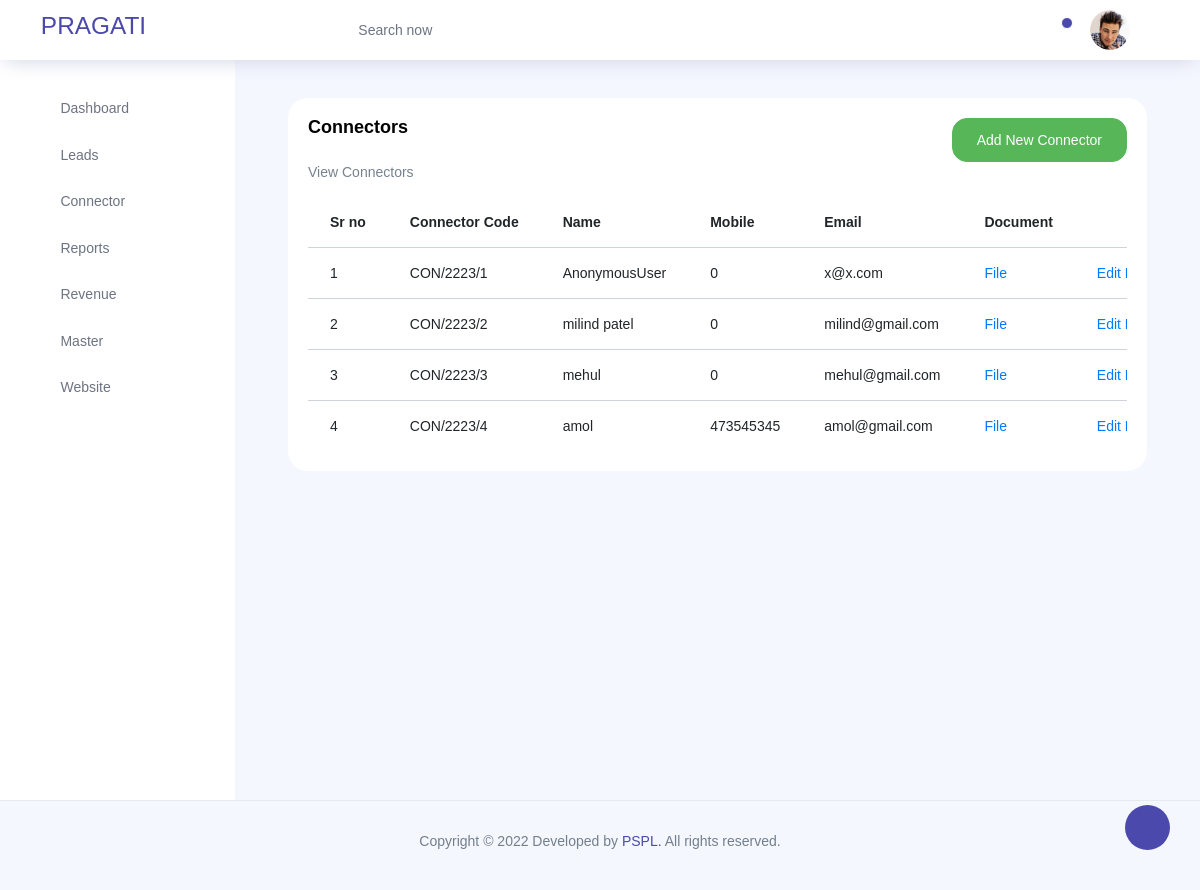
The page /lead/lead/view_con_reg on the database as committed earlier.
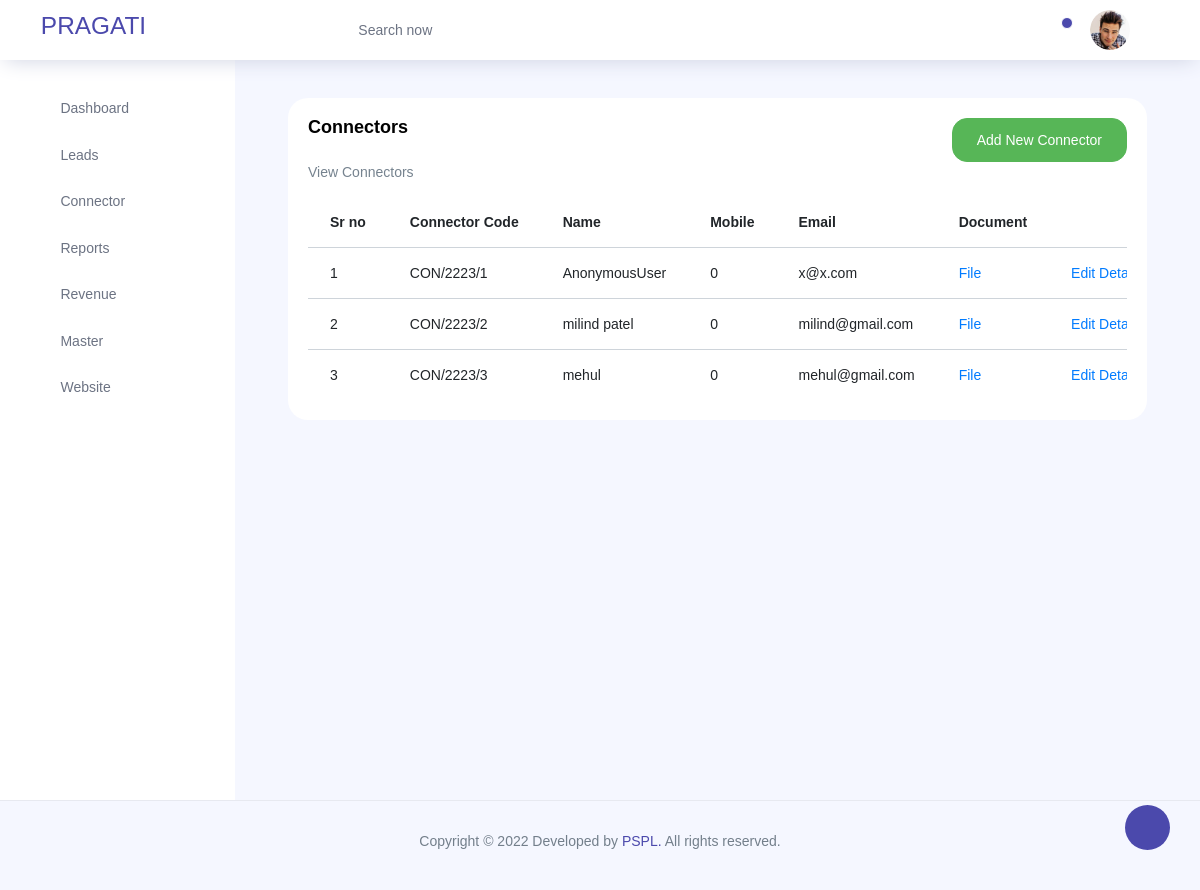
The same page on the database as committed later.
### lead/models.py (models this page shows, shortened)
class Connector(models.Model):
    con_code=models.CharField(max_length=50,unique=True)
    con_name=models.CharField(max_length=50)
    con_mobile=models.DecimalField(max_digits=10,decimal_places=0)
    con_email=models.EmailField(max_length=254)
    con_document=models.FileField(upload_to =con_doc_path, default='connector_documents/default.jpg')
    con_account_no=models.DecimalField(max_digits=20,decimal_places=0)
    con_ifsc_code=models.CharField(max_length=50)
    con_bank_name=models.CharField(max_length=50)
    con_branch=models.CharField(max_length=50)
    con_reg_date=models.DateField(default=timezone.now)

### lead/views.py (the view)
# urls.py: path('lead/view_con_reg',views.view_con_reg,name="view_con_reg"),
def view_con_reg(request):
    cat=Connector.objects.all()
    return render(request,'view_con_reg.html',{'view_con_reg':cat})

### templates/view_con_reg.html (shortened to what this page needs)
{% extends 'base.html' %}
{% load static  %}
{% block content %}
<div class="col-lg-12 grid-margin stretch-card">
    <div class="card">
      <div class="card-body">
        <div class="d-flex justify-content-between">
        <h4 class="card-title">Connectors</h4>
        <a href="{% url 'lead:add_con_reg' %}">
        <button type="submit" class="btn btn-success">Add New Connector</button></a>
    </div>
    <p class="card-description">
        View Connectors
       </p>
        <div class="table-responsive">
          <table class="table table-hover">
            <thead>
              <tr>
                <th>Sr no</th>
                <th>Connector Code</th>
                <th>Name</th>
                <th>Mobile</th>
                <th>Email</th>
                <th>Document</th>
                <th></th>
              </tr>
            </thead>
            <tbody>
              <tr>
                {% for i in view_con_reg%}
                <td>{{forloop.counter}}</td>
                <td>{{i.con_code}}</td>
                <td>{{i.con_name}}</td>
                <td>{{i.con_mobile}}</td>
                <td>{{i.con_email}}</td>
                <td><a href="/media/{{i.con_document}}" target="_blank">File</a></td>
                <td><a href="{% url 'lead:edit_con_reg' i.pk  %}">Edit Details</a></td>
              </tr>
              {% endfor %}
            </tbody>
          </table>
        </div>
      </div>
    </div>
  </div>
  {% endblock %}

Rows that differ between the two databases and show on the page:
removed Connector: con_code "CON/2223/4", con_name "amol", con_mobile "473545345", con_email "amol@gmail.com"
